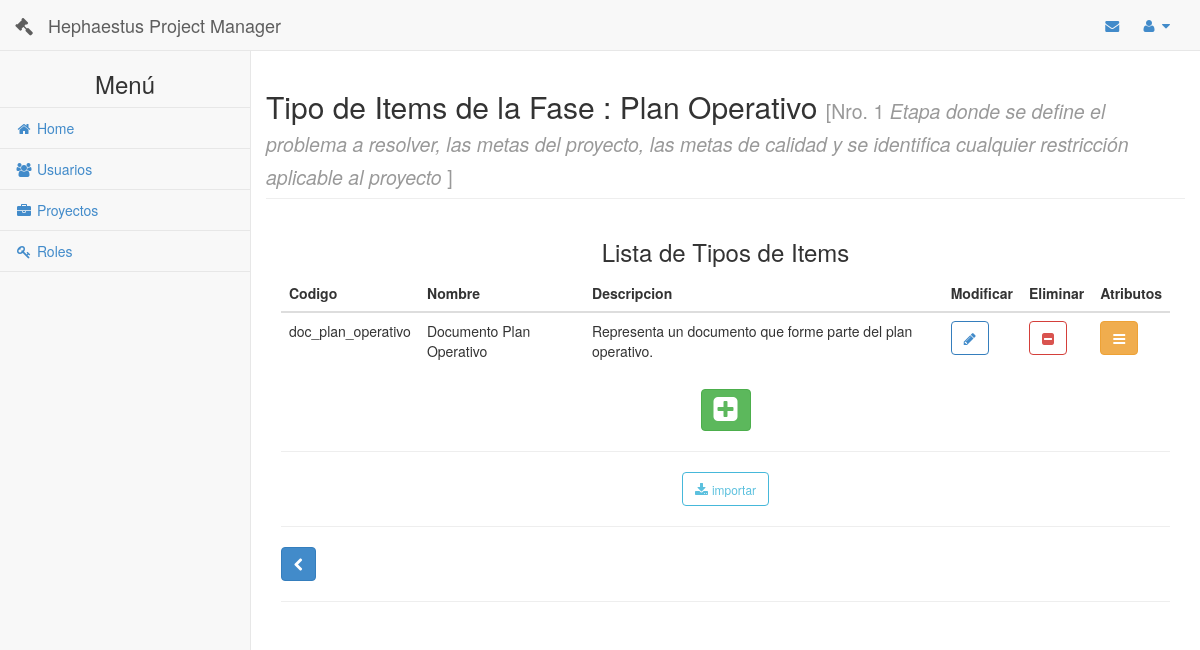
Screenshot of /tipoitem/1/ (signed in) with the database file from the repository.
### principal/models.py (models this page shows, shortened)
class Fase(models.Model):
    class Meta:
        verbose_name = 'Fase'
        verbose_name_plural = 'Fases'
    nro = models.IntegerField()
    nombre = models.CharField(unique=True, max_length=50)
    descripcion = models.CharField(max_length=250)
    estado = models.CharField(max_length=30)
    proyecto = models.ForeignKey(Proyecto,null=True, blank=True, default = None, on_delete=models.CASCADE)

class TipoItem(models.Model):
    class Meta:
        verbose_name = 'TipoItem'
        verbose_name_plural = 'TipoItems'
    nombre = models.TextField(max_length=50, unique=True)
    codigo = models.TextField(max_length=50, unique=True)
    descripcion = models.TextField(max_length=250)
    proyecto = models.ForeignKey(Proyecto)
    fase = models.ForeignKey(Fase)

### app_tipo_item/views.py (the view)
# urls.py: url(r'^(?P<id_fase>\d+)/$','app_tipo_item.views.indexTipoItem', name='index'),
def indexTipoItem(request, id_fase):
	"""
	Funcion: Panel principal de administracion de tipos de item

	@param request: Objeto que se encarga de manejar las peticiones http.
	@param id_fase: Identificador de la fase de la cual se visualizan sus tipos de item.
	@return: Si el getTipoItemusuario se encuentra logueado retorna un objeto
		HttpResponse del template tipo_item.html renderizado con el contexto
		{'usuario': u, 'fase': fase,'lista': lista}. Sino, retorna un objeto
		HttpResponseRedirect hacia '/login'.
	"""
	u = is_logged(request.session)
	if( u ):
		fase = Fase.objects.get(id=id_fase)
		lista = fase.tipoitem_set.all()
		return render(request, 'tipo_item.html', {'usuario' : u, 'fase' : fase, 'lista' : lista})
	else :
		return redirect('/login')

### principal/views.py (called while the page is built)
def is_logged(session):
	if( 'usuario' in session ):
		user =  Usuario.objects.get(id=session['usuario'])
		u = user.__dict__
		lista_permisos = []
		lista_roles = []
		for r in user.roles.all():
			lista_roles.append(r.nombre)
			for p in r.permisos.all():
				lista_permisos.append(p.nombre)
		u['permisos'] = lista_permisos
		u['roles'] = lista_roles
		if( user.destinatario.filter(estado='no leido') ):
			u['no_leido'] = len(user.destinatario.filter(estado='no leido'))
		return u
	else:
		return False

### app_tipo_item/templates/tipo_item.html (shortened to what this page needs)
{% include 'header.html' %}
        {% if usuario %}
        <div id="page-wrapper">
            <div class="row">
                <div class="col-lg-12">
                    <div class="row">
                        <h2 class="page-header">Tipo de Items de la Fase : {{fase.nombre}} <small>[Nro. {{fase.nro}} <i> {{fase.descripcion}} </i>]</small></h2>
                    </div>
                        <center>
                            <h3>Lista de Tipos de Items</h3>
                        </center>
                        <form method="post">
                            <table class="table table-hover">
                                <thead>
                                    <tr>
                                        <th>Codigo</th>
                                        <th>Nombre</th>
                                        <th>Descripcion</th>
                                        <th></th>
                                        <th>Modificar</th>
                                        <th>Eliminar</th>
                                        <th>Atributos</th>
                                    </tr>
                                </thead>
                                <tbody>
                                    {% for t in lista %}
                                    <tr>
                                        <td>{{t.codigo}}</td>
                                        <td>{{t.nombre}}</td>
                                        <td>{{t.descripcion}}</td>
                                        <td></td>
                                        <td>
                                            <a href="#modificar" class="btn btn-primary btn-outline"
                                            onClick="modificarTipoItem( '{{t.id}}','{{t.codigo}}','{{t.nombre}}','{{t.descripcion}}' );"><i class="fa fa-pencil"></i></a>
                                        </td>
                                        <td>
                                            <a href="#eliminar" class="btn btn-danger btn-outline" onClick="eliminarTipoItem( '{{t.nombre}}', '{% url 'tipoitem:eliminar' fase.id t.id %}' );"><i class="fa fa-minus-square"></i></a>
                                        </td>
                                        <td>
                                            <a href="{% url 'tipoitem:indexAtributo' t.id %}" class="btn btn-warning"><i class="fa fa-bars"></i></a>
                                        </td>
                                    </tr>
                                    {% empty %}
                                        <tr>
                                            No hay resultados
                                        </tr>
                                    {% endfor %}
                                </tbody>
                            </table>
                            <center>
                                <a class="btn btn-success" data-toggle="modal" href='#modal-nuevo'><i class="fa fa-plus-square fa-2x"></i></a>
                                <hr>
                                <a class="btn btn-info btn-outline" data-toggle="modal" href='#modal-importar' onClick="mostrarInfoTipoItem();"><i class="fa fa-download"></i> <small>importar</small> </a>
                            </center>
                            <hr>
                            <a class="btn btn-primary" href="{% url 'fases:index' fase.proyecto.id %}">
                                    <i class="fa fa-chevron-left "></i>
                            </a>
                            <hr>
                        </form>
                </div>
            </div>
        </div>
        {% endif %}
        {% load staticfiles %}
{% include 'footer.html' %}

### static/css/sb-admin.css (style rules this page uses)
body { background-color: #f8f8f8; padding-top: 100px; }
@media (min-width:768px) { body { padding-top: 50px; } }
#page-wrapper { padding: 0 15px; min-height: 568px; background-color: #fff; }
@media (min-width:768px) { #page-wrapper { position: inherit; margin: 0 0 0 250px; padding: 0 30px; min-height: 1300px; border-left: 1px solid #e7e7e7; } }
.btn-outline { color: inherit; background-color: transparent; transition: all .5s; }
.btn-primary.btn-outline { color: #428bca; }
.btn-info.btn-outline { color: #5bc0de; }
.btn-danger.btn-outline { color: #d9534f; }

### rows the page displays
Fase: nombre "Plan Operativo", nro "1", descripcion "Etapa donde se define el problema a resolver, las metas del proyecto, las metas de calidad y se identifica cualquier restricción aplicable al proyecto"
TipoItem: codigo "doc_plan_operativo", nombre "Documento Plan Operativo", descripcion "Representa un documento que forme parte del plan operativo."
